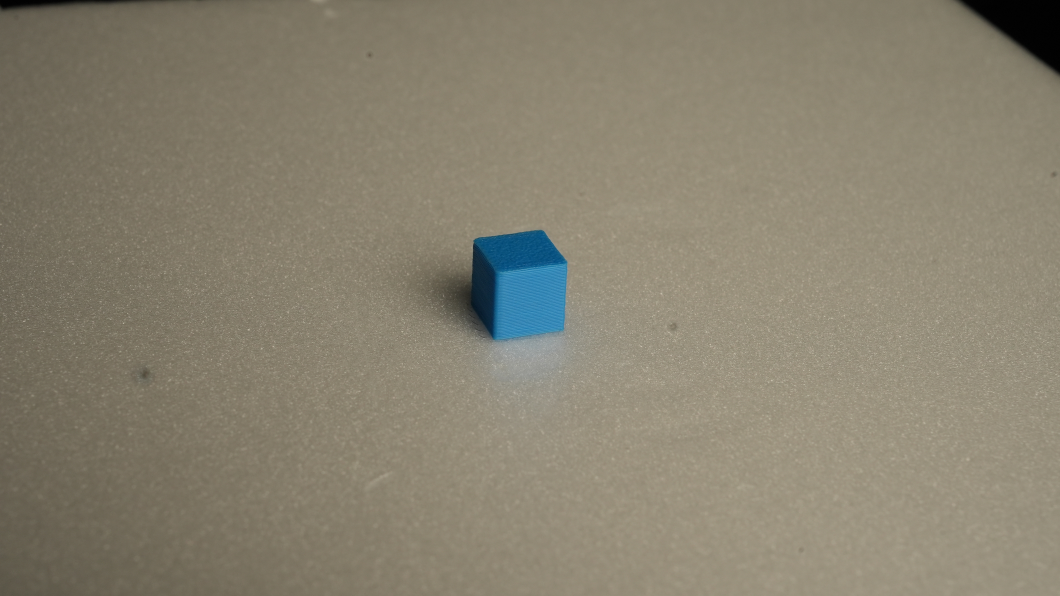
#> input picture KakaoTalk_20250528_195212982_01.jpg, 4240 x 2384 px (shown at 1/4 size)
$ python '메모장 2.py'
#> lines starting #> are read from the running program, lines starting #| are printed output that depends on the picture
import cv2
from skimage.metrics import structural_similarity as ssim

img1 = cv2.imread("KakaoTalk_20250528_195212982_01.jpg", cv2.IMREAD_GRAYSCALE)  # 기준 이미지
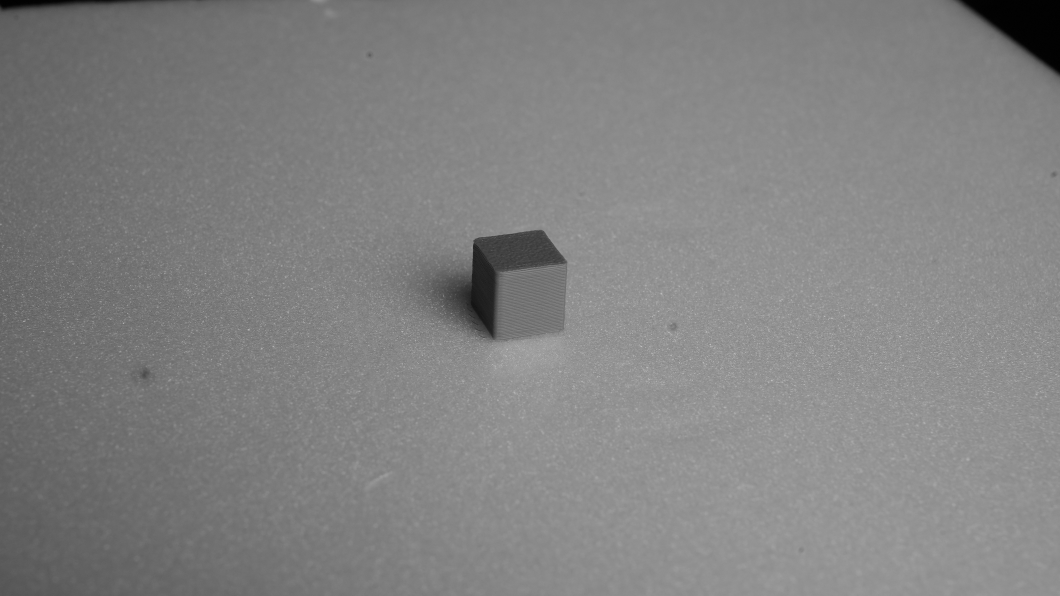
#> img1: shape (2384, 4240) (shown at 1/4 size); min 0, max 217, mean 129.8
img2 = cv2.imread("KakaoTalk_20250528_195212982_01.jpg", cv2.IMREAD_GRAYSCALE)  # 비교 이미지

if img1 is None or img2 is None:
    print("Error: 이미지를 불러올 수 없습니다. 파일이 존재하는지 확인하세요.")
    exit()

img2 = cv2.resize(img2, (img1.shape[1], img1.shape[0]))

score, diff = ssim(img1, img2, full=True)
#> diff: shape (2384, 4240) float64; every value is 1
#> score = 1
print(f"SSIM 유사도: {score:.4f}")
#| SSIM 유사도: 1.0000
